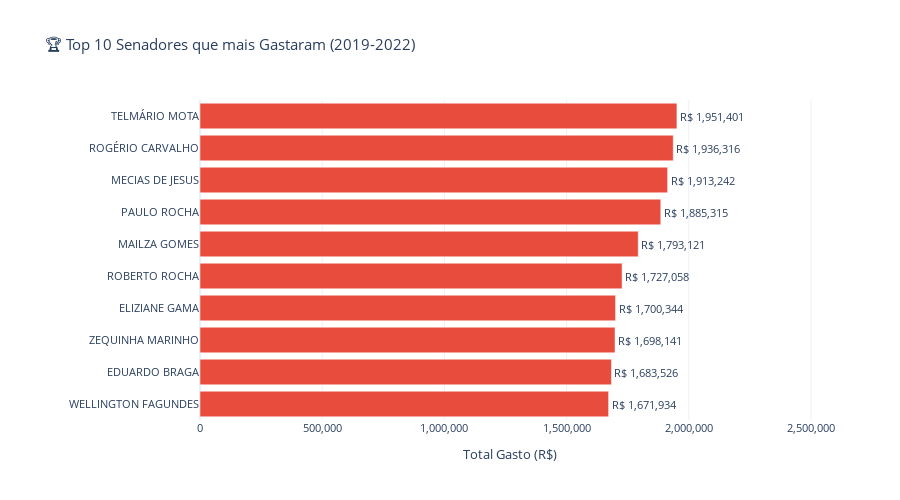

Source (notebook cell):
### Code cell
# Gráfico de Barras Horizontal - Top 10 Senadores
fig3 = px.bar(
    top10_senadores,
    x='Total Gasto',
    y='Senador',
    orientation='h',
    title='🏆 Top 10 Senadores que mais Gastaram (2019-2022)',
    text='Total Gasto'
)

fig3.update_layout(
    xaxis_title='Total Gasto (R$)',
    yaxis_title='',
    xaxis_tickformat=',.0f',
    template='plotly_white',
    font=dict(size=11),
    height=500,
    margin=dict(l=200),
    yaxis={'categoryorder':'total ascending'},
    xaxis=dict(range=[0, top10_senadores['Total Gasto'].max() * 1.3])
)

fig3.update_traces(
    texttemplate='R$ %{text:,.0f}',
    textposition='outside',
    marker_color='#e74c3c'
)

fig3.show()

### Figure 1 — Plotly figure (JSON) as saved in the notebook; plotly's stock layout.template omitted (floating-point values rounded to 4 significant figures)
{"data": [{"hovertemplate": "Total Gasto=%{text}<br>Senador=%{y}<extra></extra>", "legendgroup": "", "marker": {"color": "#e74c3c", "pattern": {"shape": ""}}, "name": "", "orientation": "h", "showlegend": false, "text": [1951000.0, 1936000.0, 1913000.0, 1885000.0, 1793000.0, 1727000.0, 1700000.0, 1698000.0, 1684000.0, 1672000.0], "textposition": "outside", "texttemplate": "R$ %{text:,.0f}", "type": "bar", "x": [1951000.0, 1936000.0, 1913000.0, 1885000.0, 1793000.0, 1727000.0, 1700000.0, 1698000.0, 1684000.0, 1672000.0], "xaxis": "x", "y": ["TELMÁRIO MOTA", "ROGÉRIO CARVALHO", "MECIAS DE JESUS", "PAULO ROCHA", "MAILZA GOMES", "ROBERTO ROCHA", "ELIZIANE GAMA", "ZEQUINHA MARINHO", "EDUARDO BRAGA", "WELLINGTON FAGUNDES"], "yaxis": "y"}], "layout": {"barmode": "relative", "font": {"size": 11}, "height": 500, "legend": {"tracegroupgap": 0}, "margin": {"l": 200}, "title": {"text": "🏆 Top 10 Senadores que mais Gastaram (2019-2022)"}, "xaxis": {"anchor": "y", "domain": [0, 1], "range": [0, 2537000.0], "tickformat": ",.0f", "title": {"text": "Total Gasto (R$)"}}, "yaxis": {"anchor": "x", "categoryorder": "total ascending", "domain": [0, 1], "title": {"text": ""}}}}
